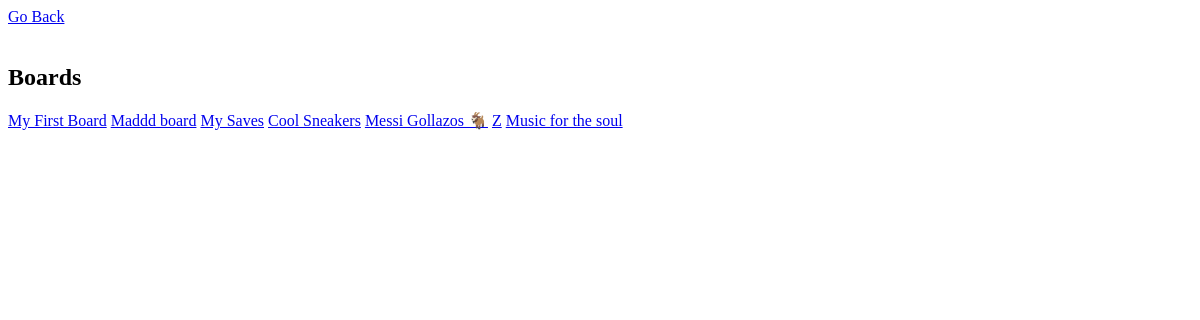
/boards/ (signed in), run on an earlier commit of the app's database.
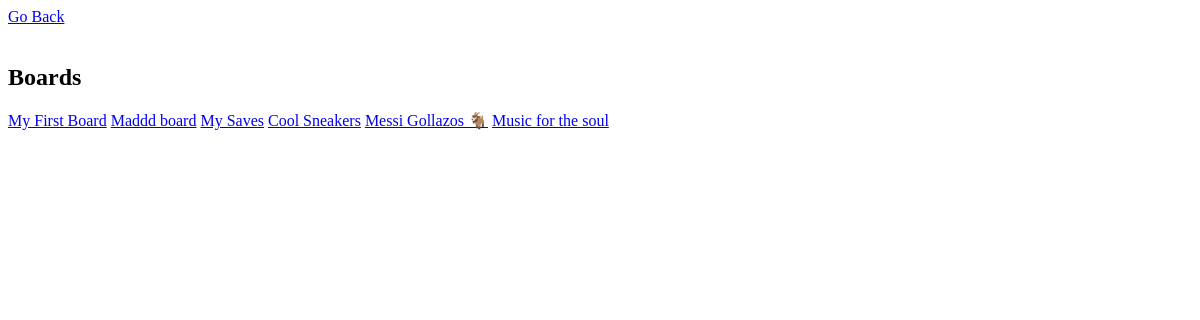
And on a later commit of the database.
### pin/models.py (models this page shows, shortened)
class Board(models.Model):
  user = models.ForeignKey(User,on_delete=models.SET_NULL,null=True,blank=True)
  title = models.CharField(max_length=200)
  description = models.TextField(null=True,blank=True)
  status = models.CharField(max_length=200,blank=True,null=True,choices=status,default='public')
  cover = models.ImageField(null=True,blank=True)
  date_created = models.DateTimeField(auto_now_add = True)
  date_updated = models.DateTimeField(auto_now = True)

### pin/views.py (the view)
# urls.py: path('boards/',views.AllBoards,name='all_boards'),
@login_required(login_url='account_login')
def AllBoards(request):
  boards = Board.objects.filter(status='public')
  context = {'boards':boards}
  return render(request,'pin/boards.html',context)

### pin/templates/pin/boards.html (shortened to what this page needs)
<!DOCTYPE html>
<html>
<head>
</head>
<body>
<a href="{% url 'home' %}">Go Back</a>
<br>
<br>
<h2>Boards</h2>
{% for board in boards %}
<a href="{% url 'board' board.id %}">{{board.title}}</a>
{% endfor %}
</body>
</html>

What changed in the data, as far as the page shows it:
removed Board: title "Z"
